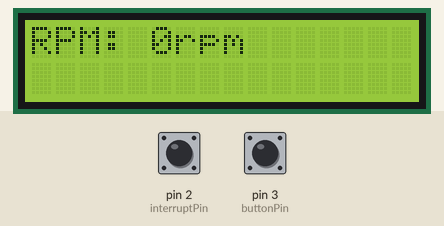
This sketch was run on a simulated Arduino Uno, built with avr-gcc and run on an emulated ATmega328P. Parts: 16×2 character LCD. The test bench sets the inputs (shaded band); at power-on: pin 3 (buttonPin) HIGH, pin 2 (interruptPin) HIGH. What the sketch prints to the serial monitor is not drawn.

Above: at 1.6 s.
1.7 s: pin 3 (buttonPin) pulled LOW for 0.15 s
At 2.9 s:
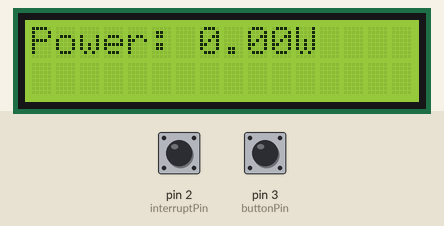
3.3 s: pin 3 (buttonPin) pulled LOW for 1 s
At 4.4 s:
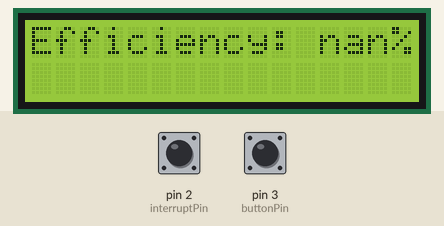
5.8 s: pin 3 (buttonPin) pulled LOW for 3.2 s
At 6.2 s:
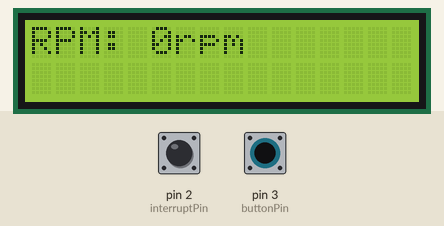
Timing chart, 0 to 8.8 s (numbered marks = the images above; inputs shaded):
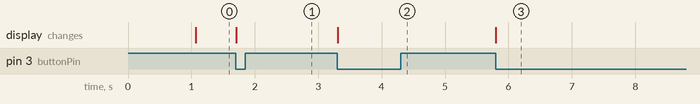

The sketch:

lcdFinal.ino
```cpp
#include <LiquidCrystal.h>
 // initializes LCD
  LiquidCrystal lcd(8,9,10,11,12,13);

  //Pin Labels
  const int interruptPin = 2; //Pin detects when blades interupt the tachometer.
  const int buttonPin = 3; //Pin detects when the button is pressed.


   //Global variables

   //rpm vairables
   // Initailizes break count and sets to 0, This counts the number of times the blades break the tachometer beam.
  int breakCount = 0;
  float  startTime = 0.0; // This is the time we start
  float  endTime = 0.0; // This is the time we end
  int rpm = 0; // This is revolutions per minute.
  int numberOfBlades = 4; // We have four fan blades.
  // This is mainly a conversion vairable, so we can get rpm in proper units.
  float minutes = 0.0;

  //lcd variables
  int displaySetting = 1; //This is the display setting, determines which set of information is displayed on the LCD
  const int MAX_DISPLAYS = 3; // There are three possible screens for the button to toggle
  unsigned long lastDisplaySwitch = millis(); // takes the time of the last display
  const int DISPLAY_DELAY = 250; // delay of the lcd toggle

  //Efficiency and Power
  //Most of these vairables are just used in calculating the efficiency and power.
  double eff; // the efficiency
  int nIn; // rpm
  int nOut; // product of rpm and gear ratio
  double powerOut; // The power of the system
  double powerIn; // Power put into the system
  double powerInMotor; //Power the motor puts into the system
  double torqueIn; //Torque exerted on the system
  double torqueOut; //Torque exerted by the windmill
  double torqueOutGCM; //the torque out of the system in grams/cm
  int nMotor; // Efficiency of the motor
  int teethIn = 8; // Number of teeth on the motor
  int teethOut = 16; // Number of teeth on the fan blade axle
  int gearRatio = teethOut / teethIn; // teeth out divided by teeth in


void setup() {
  // lcd start
  lcd.begin(16,2);// initializes LCD
  lcd.display(); // LCD starts display

  //set interruptPin to input
  pinMode(interruptPin, INPUT); // sets interrupt pin to recieve input
  // as soon as the interrupt pin detects a falling edge in current it will call the broken function
  attachInterrupt(digitalPinToInterrupt(interruptPin), broken, FALLING);
  //set buttonPin to input
  pinMode(buttonPin, INPUT); //sets button pin to recieve input
  // as soon as the button pin detects a falling edge it calls the changeDisplaySetting function
  attachInterrupt(digitalPinToInterrupt(buttonPin), changeDisplaySetting, FALLING);

  // initializes serial monitor for debug
  Serial.begin(9600);
}

void loop()
{
  delay(1000); //Time delay on display
  displayLCD();// displays LCD

  //RPM
  if(breakCount >= 30) // as soon as 30 breaks in the tachometer are counted
 {

  endTime = millis(); // takes current time and stores it as end time.

  //there are 60000 milliseconds in one minute and a full rotation is 4 break counts.
  minutes = (endTime - startTime) / 60000; // convert the time to minutes
  rpm = (breakCount / numberOfBlades) / minutes; // calculate rpm, rev/min

  Serial.print("RPM = "); // prints rpm to serial monitor for debugging purposes
  Serial.println(rpm);
  breakCount = 0; //resets the break count so the function will continue to repeat itself

 }

}

void displayLCD() // After ChangeDisplaySetting is called this function determines what piece of information is displayed
{
   switch(displaySetting) // Depending on the display setting a different piece of information will be displayed
   {
     case 1: //If display setting is one then LCD will display the RPM
     lcd.clear(); // Clears the LCD
     lcd.print("RPM: "); //Tells what information is being displayed
     lcd.print(rpm); // Displays rpm
     lcd.print("rpm"); // Units of rpm
     break; // tells the computer that this statement is over

     case 2: //If display setting is one then LCD will display the power
     lcd.clear(); // clears the LCD
     efficiency(); // calls the efficiency function which calculates both power and efficiency
     lcd.print("Power: "); // Tells what is being displayed
     lcd.print(powerOut); // Displays power
     lcd.print("W"); // Units of power
     break; // tells the computer that this statement is over

     case 3: //If display setting is one then LCD will display the efficiency
     lcd.clear(); // Clears LCD
     efficiency(); // Calls the efficiency function which calculates both power and efficiency
     lcd.print("Efficiency: "); // Tells what is being displayed
     lcd.print(eff); // Displays efficiency
     lcd.print("%"); // Efficiency is displayed as a percentage
     break; // tells the computer that this statement is over

     default: //serves no real purpose, only to debug, the only way to access this is if an error occured in the code
     lcd.clear(); //Clears LCD
     lcd.print("Unknown Setting!!!!!!!!!!"); // Tells the user something went wrong
   }
 }

void broken () // This function is called everytime the tachometer beam is broken
{
  if(breakCount == 0) // If this is the first break
  {
    startTime = millis(); // Start time equals current time
  }

  breakCount++; // Adds one to break count

}

void changeDisplaySetting() // This function handles the change in the display
{
  // If enough time has elapsed since the last display change then the following code is executed.
  if(lastDisplaySwitch +DISPLAY_DELAY < millis())
  {
    lastDisplaySwitch = millis(); // Records current time and sets that as the last switch
    // Tells the serial display that the display should be switched, this is mainly used to debug
    Serial.println("Switching display");
    displaySetting++; // Increments the display setting so the display will change on the LCD

    if(displaySetting>MAX_DISPLAYS) // If the display setting ever increments above the available display options.
    {
      displaySetting = 1; // Resets display setting back to one
    }

    displayLCD(); // Calls the display function to actually change the display

  }
}
// Calcluates both efficiency and power, all the euqations are found in the LCD part 2 packet or the torque curves
void efficiency()
{
  nIn = rpm; // Sets nIn to rpm
  nOut = gearRatio * nIn; // Sets nOut to the product of gear ratio and nIn

  torqueOutGCM = (nOut-12800)/-40; // Using the line nOut = -40torqueOutGCM + 12800
  torqueOut = torqueOutGCM * 0.0000980655; //Converts from grams/centimeter to newton*meters
  torqueIn = (torqueOut * nOut) / nIn; // Calculates torqueIn
  powerIn = ((torqueIn * nIn) / 9549) * 1000; //Calculates powerIn
  if (torqueOutGCM <= 48)// If statement determines which relationship to use while calculating efficiency of the motor
  {
    // If torqueOutGCM is less than or equal to 48 use this
    nMotor = (-0.001618 * torqueOutGCM * torqueOutGCM) + (0.363542 * torqueOutGCM) + 49.376500;
  }
  else
  {
    nMotor = (-0.000434 * torqueOutGCM * torqueOutGCM) - (0.072269 * torqueOutGCM) + 67.566800; // If greater than 48 use this.
  }
  powerInMotor = (-0.000428 * torqueOutGCM * torqueOutGCM) + (0.136943 * torqueOutGCM) + 0.000739; // Calculates powerIn
  powerOut = (nMotor * powerInMotor)/10; // Calculates powerOut, which is the power that is displayed on the LCD


  eff = (powerOut / powerIn)*25; // Calculates efficiency which is displayed on the LCD
}
```

Measured:
- after the input at 1.7 s, the display: changes at once (image 1)
- after the input at 3.3 s, the display: changes at once (image 2)
- after the input at 5.8 s, the display: changes at once (image 3)
